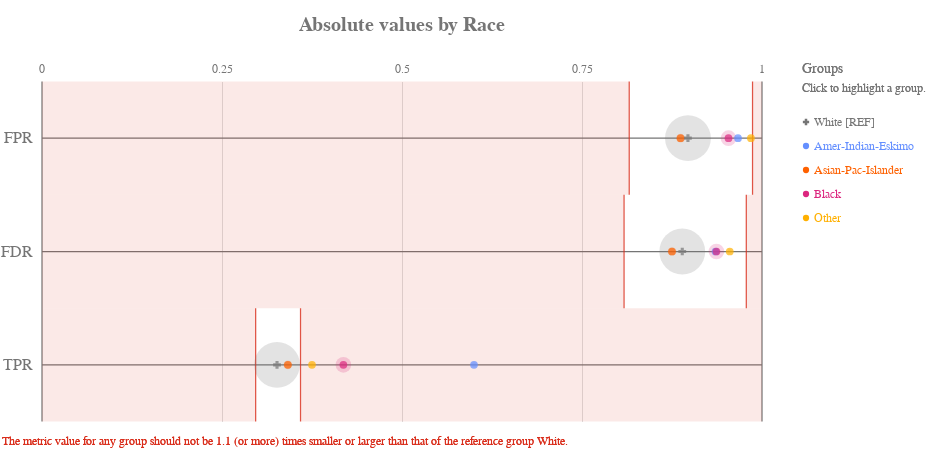

The notebook cell saved with this chart:
### Code cell
ap.absolute(bdf, metrics, 'race', fairness_threshold = disparity_tolerance)

### Figure 1 — Vega-Lite specification as saved in the notebook (floating-point values rounded to 4 significant figures)
{"config": {"view": {"continuousWidth": 400, "continuousHeight": 300, "strokeWidth": 0}, "axisLeft": {"labelColor": "rgb(117,117,117)", "labelFont": "Arial", "labelFontSize": 16}, "title": {"align": "center", "baseline": "middle", "color": "rgb(117,117,117)", "font": "Arial", "fontSize": 20, "fontWeight": "bold"}}, "layer": [{"data": {"name": "data-c5b287e18573560343da612219635138"}, "mark": {"type": "rule", "stroke": "rgb(117,117,117)", "strokeWidth": 1.25, "tooltip": ""}, "encoding": {"x": {"type": "quantitative", "field": "start", "scale": {"domain": [0, 1], "range": [40.0, 760.0]}}, "x2": {"field": "end"}, "y": {"type": "nominal", "axis": {"domain": false, "labelAngle": 0, "labelPadding": -30, "orient": "left", "ticks": false, "title": ""}, "field": "y_position", "scale": {"domain": ["FPR", "FDR", "TPR"], "range": [42.5, 382.5]}}}}, {"data": {"name": "data-6cfe259518f6c7b358d8f836a73e6b7f"}, "mark": {"type": "rule", "stroke": "rgb(117,117,117)", "strokeWidth": 1.25, "tooltip": ""}, "encoding": {"x": {"type": "quantitative", "field": "x_position", "scale": {"domain": [0, 1], "range": [40.0, 760.0]}}, "y": {"value": 42.5}, "y2": {"value": 382.5}}}, {"data": {"name": "data-60ed1133fa688d151d36705a369482e0"}, "mark": {"type": "text", "align": "center", "color": "rgb(117,117,117)", "font": "Arial", "fontSize": 12, "fontWeight": "normal", "tooltip": ""}, "encoding": {"text": {"type": "nominal", "field": "value"}, "x": {"type": "quantitative", "field": "value", "scale": {"domain": [0, 1], "range": [40.0, 760.0]}}, "y": {"value": 29.75}}}, {"layer": [{"mark": {"type": "rect", "opacity": 0.8, "stroke": "rgb(217, 46, 28)", "strokeWidth": 1.25, "tooltip": ""}, "encoding": {"x": {"type": "quantitative", "field": "lower_threshold_value", "scale": {"domain": [0, 1], "range": [40.0, 760.0]}}, "x2": {"field": "lower_threshold_value"}, "y": {"type": "nominal", "axis": {"domain": false, "grid": false, "labels": false, "ticks": false, "title": " "}, "field": "metric", "scale": {"domain": ["FPR", "FDR", "TPR"], "range": [42.5, 382.5]}}}}, {"mark": {"type": "rect", "opacity": 0.8, "stroke": "rgb(217, 46, 28)", "strokeWidth": 1.25, "tooltip": ""}, "encoding": {"x": {"type": "quantitative", "field": "upper_threshold_value", "scale": {"domain": [0, 1], "range": [40.0, 760.0]}}, "x2": {"field": "upper_threshold_value"}, "y": {"type": "nominal", "axis": {"domain": false, "grid": false, "labels": false, "ticks": false, "title": " "}, "field": "metric", "scale": {"domain": ["FPR", "FDR", "TPR"], "range": [42.5, 382.5]}}}}, {"layer": [{"mark": {"type": "rect", "fill": "rgb(217, 46, 28)", "opacity": 0.1, "tooltip": ""}, "encoding": {"x": {"type": "quantitative", "field": "lower_threshold_value", "scale": {"domain": [0, 1], "range": [40.0, 760.0]}}, "x2": {"field": "lower_end"}, "y": {"type": "nominal", "axis": {"domain": false, "grid": false, "labels": false, "ticks": false, "title": " "}, "field": "metric", "scale": {"domain": ["FPR", "FDR", "TPR"], "range": [42.5, 382.5]}}}}, {"mark": {"type": "rect", "fill": "rgb(217, 46, 28)", "opacity": 0.1, "tooltip": ""}, "encoding": {"x": {"type": "quantitative", "field": "upper_threshold_value", "scale": {"domain": [0, 1], "range": [40.0, 760.0]}}, "x2": {"field": "upper_end"}, "y": {"type": "nominal", "axis": {"domain": false, "grid": false, "labels": false, "ticks": false, "title": " "}, "field": "metric", "scale": {"domain": ["FPR", "FDR", "TPR"], "range": [42.5, 382.5]}}}}]}, {"data": {"name": "data-79dd248bdaa0ea02c535240e8ad022c8"}, "mark": {"type": "text", "align": "left", "baseline": "top", "fill": "rgb(217, 46, 28)", "font": "Arial", "fontSize": 12, "fontWeight": "normal", "tooltip": ""}, "encoding": {"text": {"value": "The metric value for any group should not be 1.1 (or more) times smaller or larger than that of the reference group White."}, "x": {"value": 0}, "y": {"value": 396.7}}}], "data": {"name": "data-7d583c5c60487290e9f84d1b7b31239f"}}, {"layer": [{"mark": "circle"}, {"data": {"name": "data-4ebd66813cba8d9ba0064d401fc4baa8"}, "mark": {"type": "circle", "opacity": 0.2}, "encoding": {"color": {"condition": {"type": "nominal", "field": "attribute_value", "legend": null, "scale": {"domain": ["White", "Amer-Indian-Eskimo", "Asian-Pac-Islander", "Black", "Other"], "range": ["rgb(117,117,117)", "rgb(100, 143, 255)", "rgb(254, 97, 0)", "rgb(220, 38, 127)", "rgb(255, 176, 0)", "rgb(120, 94, 240)"]}, "selection": "selector069"}, "value": "rgb(224,224,224)"}, "size": {"type": "quantitative", "field": "group_size", "legend": null, "scale": {"domain": [0, 9991.0], "range": [0, 2522.0]}}, "tooltip": [{"type": "nominal", "field": "attribute_value", "title": "Group"}, {"type": "nominal", "field": "tooltip_group_size", "title": "Group Size"}, {"type": "nominal", "field": "tooltip_disparity_explanation_fpr", "title": "Disparity"}, {"type": "quantitative", "field": "fpr", "format": ".2f", "title": "FPR"}], "x": {"type": "quantitative", "axis": {"domain": false, "labels": false, "ticks": false, "title": null, "values": [0.25, 0.5, 0.75]}, "field": "fpr", "scale": {"domain": [0, 1], "range": [40.0, 760.0]}}, "y": {"type": "nominal", "axis": {"domain": false, "grid": false, "labels": false, "ticks": false, "title": " "}, "field": "metric_variable", "scale": {"domain": ["FPR", "FDR", "TPR"], "range": [42.5, 382.5]}}}, "selection": {"selector071": {"type": "multi", "empty": "all", "fields": ["attribute_value"]}}, "transform": [{"calculate": "'FPR'", "as": "metric_variable"}]}, {"data": {"name": "data-4ebd66813cba8d9ba0064d401fc4baa8"}, "mark": {"type": "circle", "opacity": 0.2}, "encoding": {"color": {"condition": {"type": "nominal", "field": "attribute_value", "legend": null, "scale": {"domain": ["White", "Amer-Indian-Eskimo", "Asian-Pac-Islander", "Black", "Other"], "range": ["rgb(117,117,117)", "rgb(100, 143, 255)", "rgb(254, 97, 0)", "rgb(220, 38, 127)", "rgb(255, 176, 0)", "rgb(120, 94, 240)"]}, "selection": "selector069"}, "value": "rgb(224,224,224)"}, "size": {"type": "quantitative", "field": "group_size", "legend": null, "scale": {"domain": [0, 9991.0], "range": [0, 2522.0]}}, "tooltip": [{"type": "nominal", "field": "attribute_value", "title": "Group"}, {"type": "nominal", "field": "tooltip_group_size", "title": "Group Size"}, {"type": "nominal", "field": "tooltip_disparity_explanation_fdr", "title": "Disparity"}, {"type": "quantitative", "field": "fdr", "format": ".2f", "title": "FDR"}], "x": {"type": "quantitative", "axis": {"domain": false, "labels": false, "ticks": false, "title": null, "values": [0.25, 0.5, 0.75]}, "field": "fdr", "scale": {"domain": [0, 1], "range": [40.0, 760.0]}}, "y": {"type": "nominal", "axis": {"domain": false, "grid": false, "labels": false, "ticks": false, "title": " "}, "field": "metric_variable", "scale": {"domain": ["FPR", "FDR", "TPR"], "range": [42.5, 382.5]}}}, "selection": {"selector073": {"type": "multi", "empty": "all", "fields": ["attribute_value"]}}, "transform": [{"calculate": "'FDR'", "as": "metric_variable"}]}, {"data": {"name": "data-4ebd66813cba8d9ba0064d401fc4baa8"}, "mark": {"type": "circle", "opacity": 0.2}, "encoding": {"color": {"condition": {"type": "nominal", "field": "attribute_value", "legend": null, "scale": {"domain": ["White", "Amer-Indian-Eskimo", "Asian-Pac-Islander", "Black", "Other"], "range": ["rgb(117,117,117)", "rgb(100, 143, 255)", "rgb(254, 97, 0)", "rgb(220, 38, 127)", "rgb(255, 176, 0)", "rgb(120, 94, 240)"]}, "selection": "selector069"}, "value": "rgb(224,224,224)"}, "size": {"type": "quantitative", "field": "group_size", "legend": null, "scale": {"domain": [0, 9991.0], "range": [0, 2522.0]}}, "tooltip": [{"type": "nominal", "field": "attribute_value", "title": "Group"}, {"type": "nominal", "field": "tooltip_group_size", "title": "Group Size"}, {"type": "nominal", "field": "tooltip_disparity_explanation_tpr", "title": "Disparity"}, {"type": "quantitative", "field": "tpr", "format": ".2f", "title": "TPR"}], "x": {"type": "quantitative", "axis": {"domain": false, "labels": false, "ticks": false, "title": null, "values": [0.25, 0.5, 0.75]}, "field": "tpr", "scale": {"domain": [0, 1], "range": [40.0, 760.0]}}, "y": {"type": "nominal", "axis": {"domain": false, "grid": false, "labels": false, "ticks": false, "title": " "}, "field": "metric_variable", "scale": {"domain": ["FPR", "FDR", "TPR"], "range": [42.5, 382.5]}}}, "selection": {"selector075": {"type": "multi", "empty": "all", "fields": ["attribute_value"]}}, "transform": [{"calculate": "'TPR'", "as": "metric_variable"}]}, {"layer": [{"mark": "point"}, {"data": {"name": "data-4ebd66813cba8d9ba0064d401fc4baa8"}, "mark": {"type": "point", "filled": true, "size": 60}, "encoding": {"color": {"condition": {"type": "nominal", "field": "attribute_value", "legend": null, "scale": {"domain": ["White", "Amer-Indian-Eskimo", "Asian-Pac-Islander", "Black", "Other"], "range": ["rgb(117,117,117)", "rgb(100, 143, 255)", "rgb(254, 97, 0)", "rgb(220, 38, 127)", "rgb(255, 176, 0)", "rgb(120, 94, 240)"]}, "selection": "selector069"}, "value": "rgb(224,224,224)"}, "shape": {"type": "nominal", "field": "attribute_value", "legend": null, "scale": {"domain": ["White", "Amer-Indian-Eskimo", "Asian-Pac-Islander", "Black", "Other"], "range": ["cross", "circle", "circle", "circle", "circle"]}}, "tooltip": [{"type": "nominal", "field": "attribute_value", "title": "Group"}, {"type": "nominal", "field": "tooltip_group_size", "title": "Group Size"}, {"type": "nominal", "field": "tooltip_disparity_explanation_fpr", "title": "Disparity"}, {"type": "quantitative", "field": "fpr", "format": ".2f", "title": "FPR"}], "x": {"type": "quantitative", "axis": {"domain": false, "labels": false, "ticks": false, "title": null, "values": [0.25, 0.5, 0.75]}, "field": "fpr", "scale": {"domain": [0, 1], "range": [40.0, 760.0]}}, "y": {"type": "nominal", "axis": {"domain": false, "grid": false, "labels": false, "ticks": false, "title": " "}, "field": "metric_variable", "scale": {"domain": ["FPR", "FDR", "TPR"], "range": [42.5, 382.5]}}}, "selection": {"selector070": {"type": "multi", "empty": "all", "fields": ["attribute_value"]}}, "transform": [{"calculate": "'FPR'", "as": "metric_variable"}]}, {"data": {"name": "data-4ebd66813cba8d9ba0064d401fc4baa8"}, "mark": {"type": "point", "filled": true, "size": 60}, "encoding": {"color": {"condition": {"type": "nominal", "field": "attribute_value", "legend": null, "scale": {"domain": ["White", "Amer-Indian-Eskimo", "Asian-Pac-Islander", "Black", "Other"], "range": ["rgb(117,117,117)", "rgb(100, 143, 255)", "rgb(254, 97, 0)", "rgb(220, 38, 127)", "rgb(255, 176, 0)", "rgb(120, 94, 240)"]}, "selection": "selector069"}, "value": "rgb(224,224,224)"}, "shape": {"type": "nominal", "field": "attribute_value", "legend": null, "scale": {"domain": ["White", "Amer-Indian-Eskimo", "Asian-Pac-Islander", "Black", "Other"], "range": ["cross", "circle", "circle", "circle", "circle"]}}, "tooltip": [{"type": "nominal", "field": "attribute_value", "title": "Group"}, {"type": "nominal", "field": "tooltip_group_size", "title": "Group Size"}, {"type": "nominal", "field": "tooltip_disparity_explanation_fdr", "title": "Disparity"}, {"type": "quantitative", "field": "fdr", "format": ".2f", "title": "FDR"}], "x": {"type": "quantitative", "axis": {"domain": false, "labels": false, "ticks": false, "title": null, "values": [0.25, 0.5, 0.75]}, "field": "fdr", "scale": {"domain": [0, 1], "range": [40.0, 760.0]}}, "y": {"type": "nominal", "axis": {"domain": false, "grid": false, "labels": false, "ticks": false, "title": " "}, "field": "metric_variable", "scale": {"domain": ["FPR", "FDR", "TPR"], "range": [42.5, 382.5]}}}, "selection": {"selector072": {"type": "multi", "empty": "all", "fields": ["attribute_value"]}}, "transform": [{"calculate": "'FDR'", "as": "metric_variable"}]}, {"data": {"name": "data-4ebd66813cba8d9ba0064d401fc4baa8"}, "mark": {"type": "point", "filled": true, "size": 60}, "encoding": {"color": {"condition": {"type": "nominal", "field": "attribute_value", "legend": null, "scale": {"domain": ["White", "Amer-Indian-Eskimo", "Asian-Pac-Islander", "Black", "Other"], "range": ["rgb(117,117,117)", "rgb(100, 143, 255)", "rgb(254, 97, 0)", "rgb(220, 38, 127)", "rgb(255, 176, 0)", "rgb(120, 94, 240)"]}, "selection": "selector069"}, "value": "rgb(224,224,224)"}, "shape": {"type": "nominal", "field": "attribute_value", "legend": null, "scale": {"domain": ["White", "Amer-Indian-Eskimo", "Asian-Pac-Islander", "Black", "Other"], "range": ["cross", "circle", "circle", "circle", "circle"]}}, "tooltip": [{"type": "nominal", "field": "attribute_value", "title": "Group"}, {"type": "nominal", "field": "tooltip_group_size", "title": "Group Size"}, {"type": "nominal", "field": "tooltip_disparity_explanation_tpr", "title": "Disparity"}, {"type": "quantitative", "field": "tpr", "format": ".2f", "title": "TPR"}], "x": {"type": "quantitative", "axis": {"domain": false, "labels": false, "ticks": false, "title": null, "values": [0.25, 0.5, 0.75]}, "field": "tpr", "scale": {"domain": [0, 1], "range": [40.0, 760.0]}}, "y": {"type": "nominal", "axis": {"domain": false, "grid": false, "labels": false, "ticks": false, "title": " "}, "field": "metric_variable", "scale": {"domain": ["FPR", "FDR", "TPR"], "range": [42.5, 382.5]}}}, "selection": {"selector074": {"type": "multi", "empty": "all", "fields": ["attribute_value"]}}, "transform": [{"calculate": "'TPR'", "as": "metric_variable"}]}]}]}, {"layer": [{"mark": {"type": "point", "filled": true, "opacity": 1, "size": 39.48}, "encoding": {"color": {"condition": {"type": "nominal", "field": "attribute_value", "legend": null, "scale": {"domain": ["White", "Amer-Indian-Eskimo", "Asian-Pac-Islander", "Black", "Other"], "range": ["rgb(117,117,117)", "rgb(100, 143, 255)", "rgb(254, 97, 0)", "rgb(220, 38, 127)", "rgb(255, 176, 0)", "rgb(120, 94, 240)"]}, "selection": "selector069"}, "value": "rgb(224,224,224)"}, "shape": {"type": "nominal", "field": "attribute_value", "legend": null, "scale": {"domain": ["White", "Amer-Indian-Eskimo", "Asian-Pac-Islander", "Black", "Other"], "range": ["cross", "circle", "circle", "circle", "circle"]}}, "x": {"value": 804}, "y": {"type": "nominal", "axis": {"domain": false, "grid": false, "labels": false, "ticks": false, "title": " "}, "field": "attribute_value", "scale": {"domain": ["White", "Amer-Indian-Eskimo", "Asian-Pac-Islander", "Black", "Other"], "range": [71, 191]}}}, "selection": {"selector069": {"type": "multi", "empty": "all", "fields": ["attribute_value"]}}}, {"mark": {"type": "text", "align": "left", "baseline": "middle", "font": "Arial", "fontSize": 12, "fontWeight": "normal"}, "encoding": {"color": {"condition": {"type": "nominal", "field": "attribute_value", "legend": null, "scale": {"domain": ["White", "Amer-Indian-Eskimo", "Asian-Pac-Islander", "Black", "Other"], "range": ["rgb(117,117,117)", "rgb(100, 143, 255)", "rgb(254, 97, 0)", "rgb(220, 38, 127)", "rgb(255, 176, 0)", "rgb(120, 94, 240)"]}, "selection": "selector069"}, "value": "rgb(224,224,224)"}, "text": {"type": "nominal", "field": "label"}, "x": {"value": 812}, "y": {"type": "nominal", "axis": {"domain": false, "grid": false, "labels": false, "ticks": false, "title": " "}, "field": "attribute_value", "scale": {"domain": ["White", "Amer-Indian-Eskimo", "Asian-Pac-Islander", "Black", "Other"], "range": [71, 191]}}}, "selection": {"selector076": {"type": "multi", "empty": "all", "fields": ["attribute_value"]}}}, {"data": {"name": "data-79dd248bdaa0ea02c535240e8ad022c8"}, "mark": {"type": "text", "align": "left", "baseline": "middle", "color": "rgb(117,117,117)", "font": "Arial", "fontSize": 12, "fontWeight": "normal"}, "encoding": {"text": {"value": "Click to highlight a group."}, "x": {"value": 800}, "y": {"value": 49}}}, {"data": {"name": "data-79dd248bdaa0ea02c535240e8ad022c8"}, "mark": {"type": "text", "align": "left", "baseline": "middle", "color": "rgb(117,117,117)", "font": "Arial", "fontSize": 14, "fontWeight": "normal"}, "encoding": {"text": {"value": "Groups"}, "x": {"value": 800}, "y": {"value": 30}}}], "data": {"name": "data-4e7cec67074b12cfce448e3a821d8fd2"}}], "height": 425, "padding": {"top": 15, "bottom": 10}, "resolve": {"scale": {"size": "independent", "y": "independent"}}, "title": "Absolute values by Race", "width": 800, "$schema": "https://vega.github.io/schema/vega-lite/v4.8.1.json", "datasets": {"data-c5b287e18573560343da612219635138": [{"y_position": "FPR", "start": 0, "end": 1}, {"y_position": "FDR", "start": 0, "end": 1}, {"y_position": "TPR", "start": 0, "end": 1}], "data-6cfe259518f6c7b358d8f836a73e6b7f": [{"x_position": 0}, {"x_position": 1}], "data-60ed1133fa688d151d36705a369482e0": [{"value": 0.0}, {"value": 0.25}, {"value": 0.5}, {"value": 0.75}, {"value": 1.0}], "data-7d583c5c60487290e9f84d1b7b31239f": [{"lower_end": 0, "upper_end": 1, "lower_threshold_value": 0.8156, "upper_threshold_value": 0.9869, "metric": "FPR"}, {"lower_end": 0, "upper_end": 1, "lower_threshold_value": 0.8084, "upper_threshold_value": 0.9782, "metric": "FDR"}, {"lower_end": 0, "upper_end": 1, "lower_threshold_value": 0.2967, "upper_threshold_value": 0.3591, "metric": "TPR"}], "data-79dd248bdaa0ea02c535240e8ad022c8": [{"a": 1, "b": 0}, {"a": 1, "b": 0}], "data-4ebd66813cba8d9ba0064d401fc4baa8": [{"attribute_name": "race", "attribute_value": "Amer-Indian-Eskimo", "group_size": 100, "total_entities": 9769, "fpr": 0.9667, "fdr": 0.9355, "tpr": 0.6, "fpr_disparity": 1.077, "fdr_disparity": 1.052, "tpr_disparity": 1.838, "fpr_disparity_scaled": 0.07749, "fdr_disparity_scaled": 0.05198, "tpr_disparity_scaled": 0.8381, "tooltip_group_size": "100 (1.02%)", "tooltip_disparity_explanation_fpr": "1.08 times larger FPR than the reference group", "tooltip_disparity_explanation_fdr": "1.05 times larger FDR than the reference group", "tooltip_disparity_explanation_tpr": "1.84 times larger TPR than the reference group"}, {"attribute_name": "race", "attribute_value": "Asian-Pac-Islander", "group_size": 303, "total_entities": 9769, "fpr": 0.8869, "fdr": 0.875, "tpr": 0.3415, "fpr_disparity": 0.9886, "fdr_disparity": 0.984, "tpr_disparity": 1.046, "fpr_disparity_scaled": -0.01158, "fdr_disparity_scaled": -0.0163, "tpr_disparity_scaled": 0.04607, "tooltip_group_size": "303 (3.10%)", "tooltip_disparity_explanation_fpr": "1.01 times smaller FPR than the reference group", "tooltip_disparity_explanation_fdr": "1.02 times smaller FDR than the reference group", "tooltip_disparity_explanation_tpr": "1.05 times larger TPR than the reference group"}, {"attribute_name": "race", "attribute_value": "Black", "group_size": 967, "total_entities": 9769, "fpr": 0.9535, "fdr": 0.9367, "tpr": 0.4186, "fpr_disparity": 1.063, "fdr_disparity": 1.053, "tpr_disparity": 1.282, "fpr_disparity_scaled": 0.06277, "fdr_disparity_scaled": 0.05334, "tpr_disparity_scaled": 0.2824, "tooltip_group_size": "967 (9.90%)", "tooltip_disparity_explanation_fpr": "1.06 times larger FPR than the reference group", "tooltip_disparity_explanation_fdr": "1.05 times larger FDR than the reference group", "tooltip_disparity_explanation_tpr": "1.28 times larger TPR than the reference group"}, {"attribute_name": "race", "attribute_value": "Other", "group_size": 73, "total_entities": 9769, "fpr": 0.9846, "fdr": 0.9552, "tpr": 0.375, "fpr_disparity": 1.097, "fdr_disparity": 1.074, "tpr_disparity": 1.149, "fpr_disparity_scaled": 0.0975, "fdr_disparity_scaled": 0.07418, "tpr_disparity_scaled": 0.1488, "tooltip_group_size": "73 (0.75%)", "tooltip_disparity_explanation_fpr": "1.10 times larger FPR than the reference group", "tooltip_disparity_explanation_fdr": "1.07 times larger FDR than the reference group", "tooltip_disparity_explanation_tpr": "1.15 times larger TPR than the reference group"}, {"attribute_name": "race", "attribute_value": "White", "group_size": 8326, "total_entities": 9769, "fpr": 0.8971, "fdr": 0.8893, "tpr": 0.3264, "fpr_disparity": 1.0, "fdr_disparity": 1.0, "tpr_disparity": 1.0, "fpr_disparity_scaled": 0.0, "fdr_disparity_scaled": 0.0, "tpr_disparity_scaled": 0.0, "tooltip_group_size": "8,326 (85.23%)", "tooltip_disparity_explanation_fpr": "Reference group", "tooltip_disparity_explanation_fdr": "Reference group", "tooltip_disparity_explanation_tpr": "Reference group"}], "data-4e7cec67074b12cfce448e3a821d8fd2": [{"attribute_value": "White", "label": "White [REF]"}, {"attribute_value": "Amer-Indian-Eskimo", "label": "Amer-Indian-Eskimo"}, {"attribute_value": "Asian-Pac-Islander", "label": "Asian-Pac-Islander"}, {"attribute_value": "Black", "label": "Black"}, {"attribute_value": "Other", "label": "Other"}]}}
